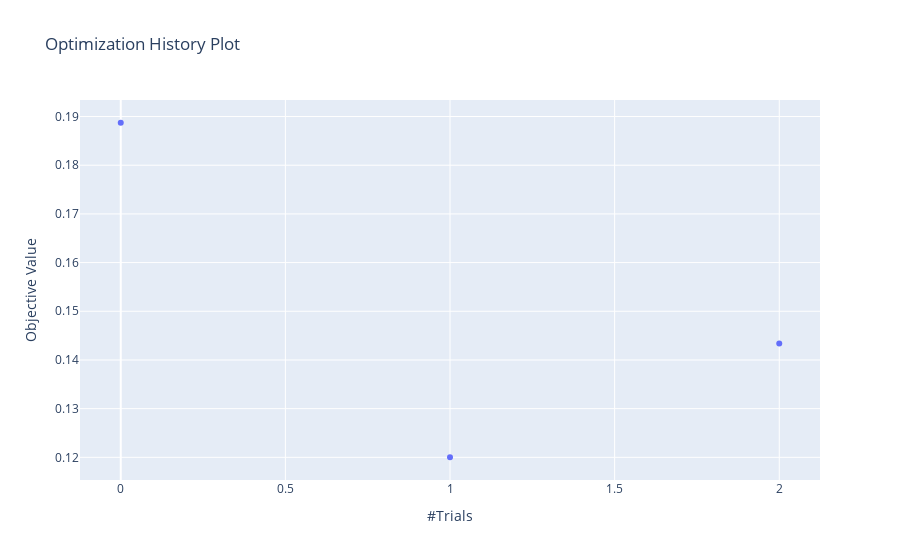

The notebook cell saved with this chart:
### Markdown cell above
`target` 인자는 함수를 받음. `t.values[i]`의 `i`에 살펴보고자하는 값의 인덱스 입력. 아래는 각각 f1_score, inference time 예시

### Code cell
plot_optimization_history(study,target=lambda t: t.values[0])

### Figure 1 — Plotly figure (JSON) as saved in the notebook; plotly's stock layout.template omitted (floating-point values rounded to 4 significant figures)
{"data": [{"mode": "markers", "name": "Objective Value", "type": "scatter", "x": [0, 1, 2], "y": [0.1887, 0.12, 0.1434]}], "layout": {"autosize": true, "title": {"text": "Optimization History Plot"}, "xaxis": {"autorange": true, "range": [-0.127, 2.127], "title": {"text": "#Trials"}, "type": "linear"}, "yaxis": {"autorange": true, "range": [0.1143, 0.1944], "title": {"text": "Objective Value"}, "type": "linear"}}}
